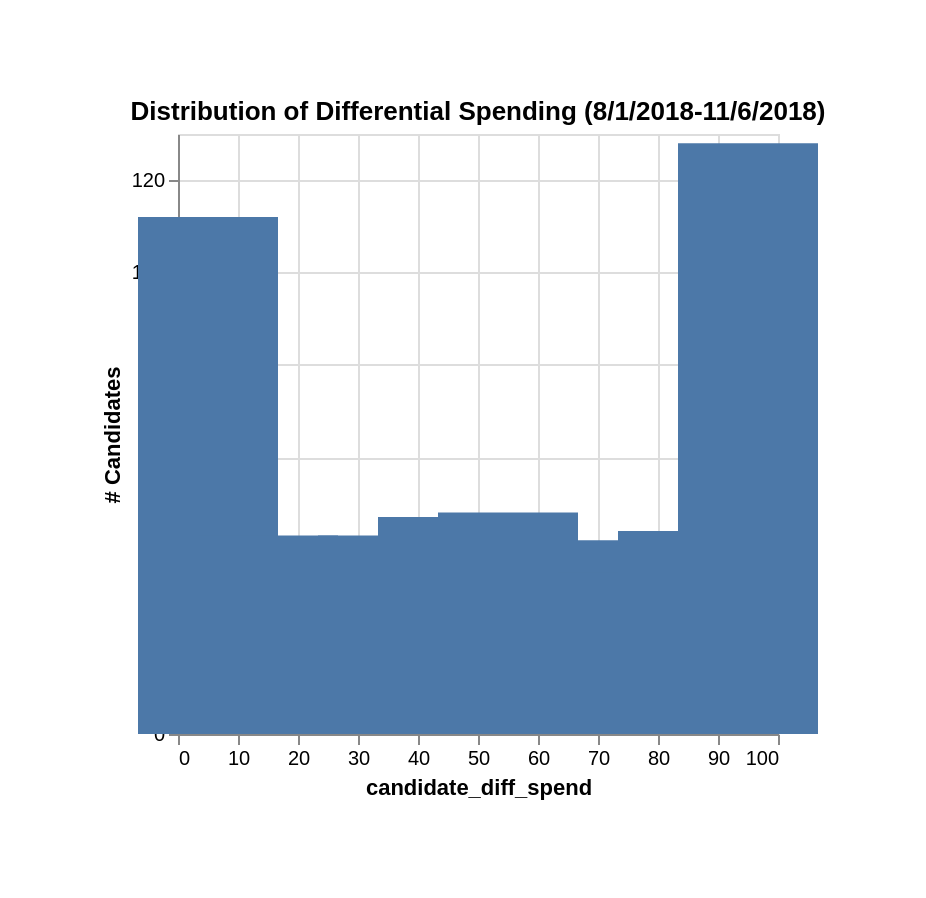

Here is the Vega-Lite specification saved for this chart:
### Vega-Lite specification from a JSON file in a GitHub repository (floating-point values rounded to 4 significant figures)
{"config": {"view": {}, "padding": 50}, "mark": {"binSpacing": 1, "size": 70, "type": "bar"}, "data": {"values": [{"candidate_diff_spend": 5, "count": 112}, {"candidate_diff_spend": 15, "count": 43}, {"candidate_diff_spend": 25, "count": 34}, {"candidate_diff_spend": 35, "count": 43}, {"candidate_diff_spend": 45, "count": 47}, {"candidate_diff_spend": 55, "count": 48}, {"candidate_diff_spend": 65, "count": 42}, {"candidate_diff_spend": 75, "count": 35}, {"candidate_diff_spend": 85, "count": 44}, {"candidate_diff_spend": 95, "count": 128}]}, "$schema": "https://vega.github.io/schema/vega-lite/v5.json", "title": "Distribution of Differential Spending (8/1/2018-11/6/2018)", "encoding": {"x": {"field": "candidate_diff_spend", "type": "quantitative"}, "y": {"field": "count", "type": "quantitative", "axis": {"title": "# Candidates"}}}}
